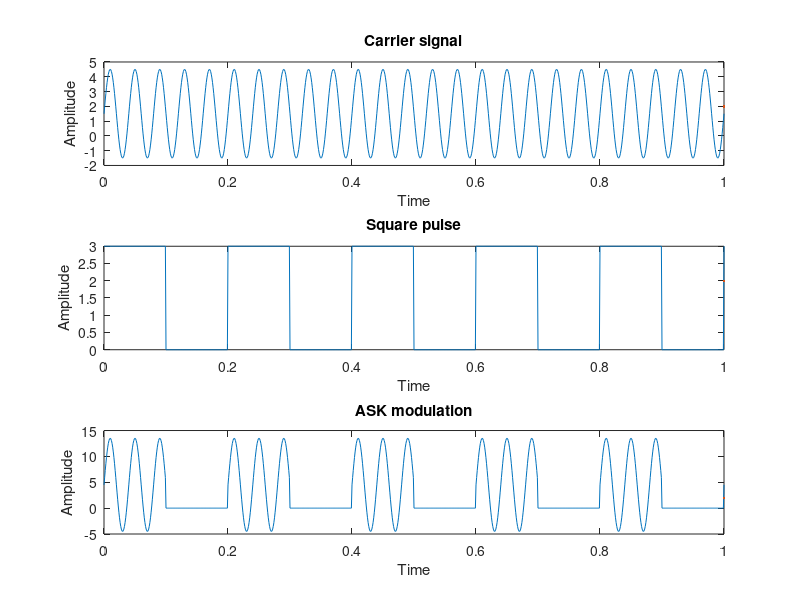

Reproduce this figure in MATLAB. (Note: this script raises an error after producing the figure.)
clear all;
close all;
clc;
f1=25;
f2=5;
A=3;
t=0:0.001:1;
c=A.*sin(2*pi*f1*t)+(A/2); %carrier
s=(A/2).*square(2*pi*f2*t)+(A/2); %square pulse
ask=c.*s; %ASK modulation

subplot(311)
plot(t,c,LineWidth=2);
xlabel('Time');
ylabel('Amplitude');
title('Carrier signal');

subplot(312)
plot(t,s,LineWidth=2);
xlabel('Time');
ylabel('Amplitude');
title('Square pulse');

subplot(313)
plot(t,ask,LineWidth=2);
xlabel('Time');
ylabel('Amplitude');
title('ASK modulation');

%Coherent detector, Noiseless
d=demod(ask,5,25,'am');
figure(2)
subplot(211)
plot(t,d,LineWidth=2)
xlabel('Time');
ylabel('Amplitude');
title('Coherent ASK, Noiseless');

%Coherent detector with Noise
ask_n=ask+randn(size(ask));
d=demod(ask_n,5,25,'am');
subplot(212)
plot(t,d,LineWidth=2)
xlabel('Time');
ylabel('Amplitude');
title('Coherent ASK with Noise');
